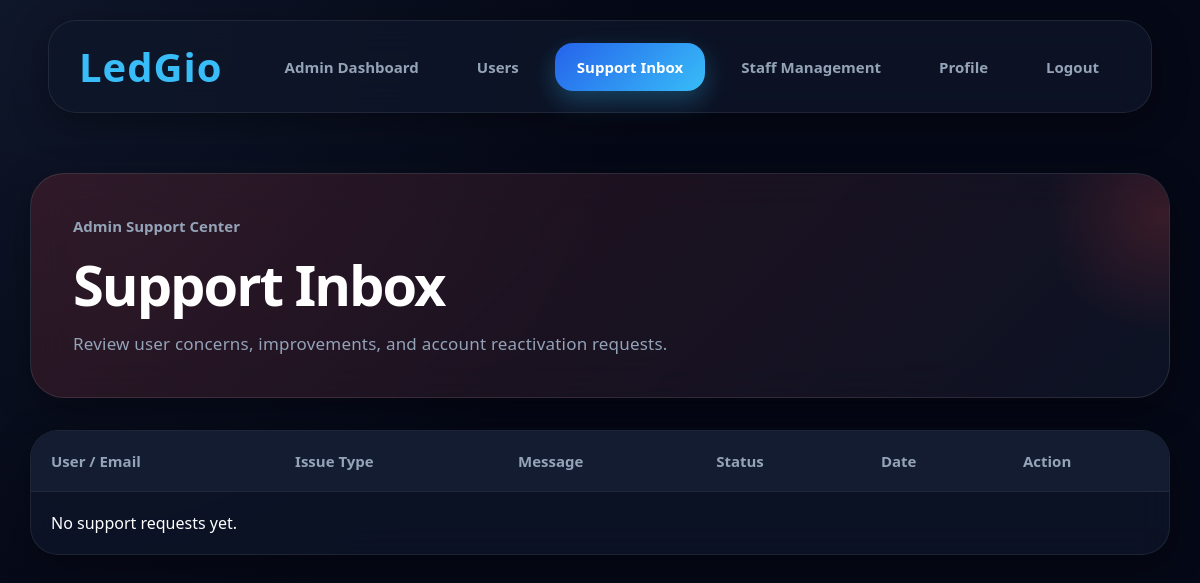
Page /support-inbox/ (signed in) on the earlier database version.
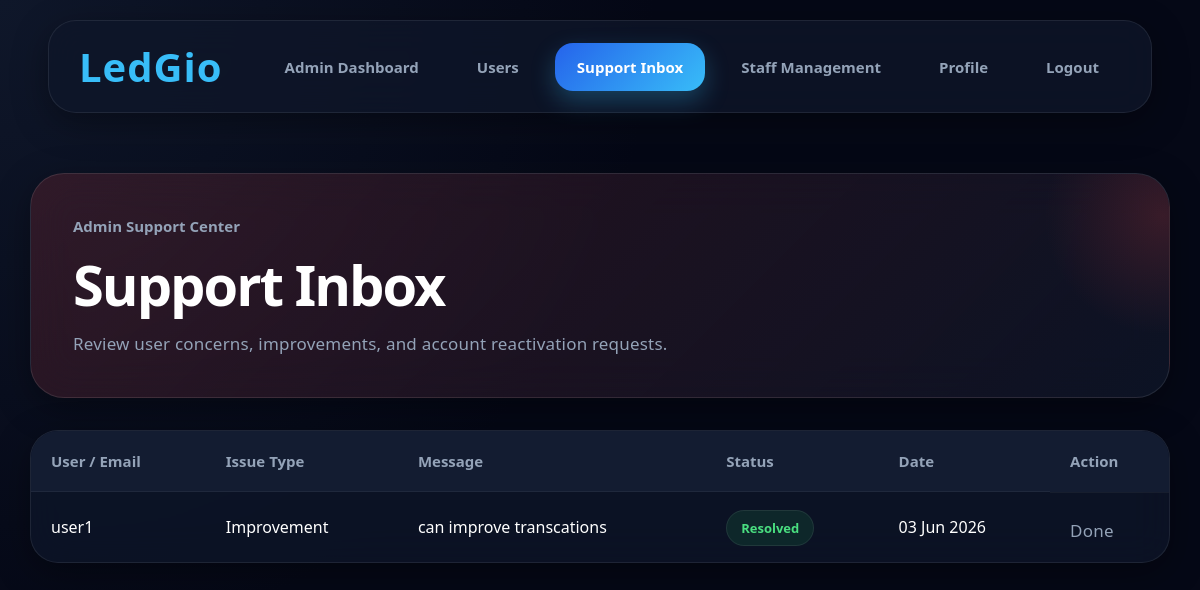
Same page on the later database version.
### expenses/models.py (models this page shows, shortened)
class SupportRequest(models.Model):
    ISSUE_CHOICES = [
        ("improvement", "Improvement"),
        ("concern", "Concern"),
        ("account_deactivated", "Account Deactivated"),
        ("other", "Other"),
    ]
    STATUS_CHOICES = [
        ("open", "Open"),
        ("resolved", "Resolved"),
    ]
    username_or_email = models.CharField(max_length=150)
    issue_type = models.CharField(
        max_length=50,
        choices=ISSUE_CHOICES,
    )
    message = models.TextField()
    status = models.CharField(
        max_length=20,
        choices=STATUS_CHOICES,
        default="open",
        db_index=True,
    )
    created_at = models.DateTimeField(auto_now_add=True, db_index=True)
    class Meta:
        ordering = ["-created_at"]
        verbose_name = "Support Request"
        verbose_name_plural = "Support Requests"

### expenses/views.py (the view)
# urls.py: path("support-inbox/", views.support_inbox_view, name="support_inbox"),
@admin_required
def support_inbox_view(request):
    support_requests = SupportRequest.objects.all().order_by("-created_at")
    return render(request, "support_inbox.html", {
        "support_requests": support_requests,
    })

### expenses/templates/support_inbox.html
{% extends 'base.html' %}
{% load static %}
{% block content %}
<div class="page-container">
    <div class="admin-hero">
        <div>
            <p class="balance-label">Admin Support Center</p>
            <h1>Support Inbox</h1>
            <p class="subtitle">
                Review user concerns, improvements, and account reactivation requests.
            </p>
        </div>
    </div>
    <div class="table-container">
        <table>
            <thead>
                <tr>
                    <th>User / Email</th>
                    <th>Issue Type</th>
                    <th>Message</th>
                    <th>Status</th>
                    <th>Date</th>
                    <th>Action</th>
                </tr>
            </thead>
            <tbody>
                {% for request_item in support_requests %}
                <tr>
                    <td>{{ request_item.username_or_email }}</td>
                    <td>{{ request_item.get_issue_type_display }}</td>
                    <td>{{ request_item.message }}</td>
                    <td>
                        {% if request_item.status == "open" %}
                            <span class="badge badge-expense">Open</span>
                        {% else %}
                            <span class="badge badge-income">Resolved</span>
                        {% endif %}
                    </td>
                    <td>{{ request_item.created_at|date:"d M Y" }}</td>
                    <td class="action-cell">
                        {% if request_item.status == "open" %}
                            <form method="POST" action="{% url 'resolve_support' request_item.id %}" class="inline-form">
                                {% csrf_token %}
                                <button type="submit" class="btn btn-edit">
                                    Resolve
                                </button>
                            </form>
                            {% if request_item.issue_type == "account_deactivated" %}
                                <form method="POST" action="{% url 'activate_from_request' request_item.id %}" class="inline-form">
                                    {% csrf_token %}
                                    <button type="submit" class="btn btn-primary">
                                        Activate
                                    </button>
                                </form>
                            {% endif %}
                        {% else %}
                            <span class="subtitle">Done</span>
                        {% endif %}
                    </td>
                </tr>
                {% empty %}
                <tr>
                    <td colspan="6">No support requests yet.</td>
                </tr>
                {% endfor %}
            </tbody>
        </table>
    </div>
</div>
{% endblock %}

### expenses/templates/base.html (shortened to what this page needs)
{% load static %}
<!DOCTYPE html>
<html>
<head>
    <link rel="stylesheet" href="{% static 'style.css' %}">
</head>
<body>
    <div class="navbar">
        <div class="logo">
            LedGio
        </div>
        <div class="nav-links">
{% if request.user.is_staff %}
    <a href="/ledgio-admin/"
       class="nav-item {% if '/ledgio-admin/' in request.path %}active{% endif %}">
        Admin Dashboard
    </a>
    <a href="/users/"
       class="nav-item {% if '/users/' in request.path %}active{% endif %}">
        Users
    </a>
    <a href="/support-inbox/"
       class="nav-item {% if '/support-inbox/' in request.path %}active{% endif %}">
        Support Inbox
    </a>
    <a href="/staff-management/"
       class="nav-item {% if '/staff-management/' in request.path %}active{% endif %}">
        Staff Management
    </a>
{% endif %}
    <a href="/profile/"
       class="nav-item {% if '/profile/' in request.path %}active{% endif %}">
        Profile
    </a>
    <a href="/logout/" class="nav-item">
        Logout
    </a>
</div>
    </div>
    <div class="main-container">
        {% block content %}
        {% endblock %}
    </div>
</body>
</html>

### static/style.css (style rules this page uses)
:root { --bg:#050816; --card:#0f172a; --card-light:#131c31; --text:#ffffff; --muted:#94a3b8; --blue:#38bdf8; --green:#22c55e; --red:#ef4444; --purple:#a855f7; --radius:28px; --shadow:0 10px 35px rgba(0,0,0,0.35); --transition:0.28s ease; }
* { margin:0; padding:0; box-sizing:border-box; }
body { font-family:'Segoe UI',sans-serif; background: radial-gradient(circle at top left,#0f172a,#050816 45%), radial-gradient(circle at bottom right,#111827,#050816 40%); color:var(--text); min-height:100vh; }
.navbar { width:92%; margin:20px auto; padding:18px 30px; display:flex; justify-content:space-between; align-items:center; background:rgba(15,23,42,0.78); border:1px solid rgba(255,255,255,0.08); border-radius:28px; backdrop-filter:blur(18px); box-shadow:var(--shadow); position:sticky; top:15px; z-index:999; }
.logo { font-size:40px; font-weight:800; color:var(--blue); letter-spacing:1px; }
.nav-links { display:flex; align-items:center; gap:14px; }
.nav-item { text-decoration:none; color:var(--muted); padding:14px 22px; border-radius:18px; font-size:15px; font-weight:600; display:flex; align-items:center; gap:8px; position:relative; overflow:hidden; transition:var(--transition); }
.nav-item.active { background:linear-gradient(135deg,#2563eb,#38bdf8); color:white; box-shadow:0 10px 24px rgba(56,189,248,0.28); }
.main-container { animation:fadeIn 0.5s ease; }
.page-container { width:95%; max-width:1400px; margin:auto; padding:40px 0; }
.card, .dashboard-card, .form-card, .table-container, .chart-container, .single-chart-container { background:rgba(15,23,42,0.72); border:1px solid rgba(255,255,255,0.08); backdrop-filter:blur(18px); border-radius:var(--radius); box-shadow:var(--shadow); transition:var(--transition); }
.card:hover,.card, .form-card, .table-container { background:rgba(15,23,42,0.72); border:1px solid rgba(255,255,255,0.08); backdrop-filter:blur(18px); border-radius:var(--radius); box-shadow:var(--shadow); transition:var(--transition); }
.subtitle { color:#94a3b8; font-size:17px; font-weight:500; margin-top:6px; letter-spacing:0.2px; }
.subtitle::before { content:''; width:10px; height:10px; border-radius:50%; background:#22c55e; box-shadow: 0 0 12px #22c55e; }
.table-container { overflow:hidden; }
table { width:100%; border-collapse:collapse; }
th { background:var(--card-light); color:var(--muted); text-align:left; padding:20px; font-size:15px; }
td { padding:20px; border-top:1px solid rgba(255,255,255,0.05); font-size:16px; }
tr { transition:0.25s ease; }
.badge { padding:8px 14px; border-radius:30px; font-size:13px; font-weight:700; border:1px solid rgba(255,255,255,0.08); }
.badge-income { background:rgba(34,197,94,0.12); color:#4ade80; }
.balance-label { color:var(--muted); font-size:15px; font-weight:700; margin-bottom:10px; }
.action-cell { display:flex; gap:10px; }
.admin-hero { padding:42px; border-radius:34px; background: linear-gradient( 135deg, rgba(239,68,68,0.16), rgba(15,23,42,0.72) ); border:1px solid rgba(255,255,255,0.10); box-shadow:var(--shadow); backdrop-filter:blur(22px); margin-bottom:32px; position:relative; overflow:hidden; transition:var(--transition); }
.admin-hero::before { content:''; position:absolute; top:-35%; right:-10%; width:240px; height:240px; border-radius:50%; background:radial-gradient( rgba(239,68,68,0.18), transparent 70% ); }
.admin-hero h1 { font-size:56px; font-weight:900; letter-spacing:-2px; margin-bottom:10px; }

Differences in the rows shown:
added SupportRequest: username_or_email "user1", issue_type "Improvement", message "can improve transcations", status "Resolved", created_at "03 Jun 2026"
Other differences:
text no longer shown: "No support requests yet."
